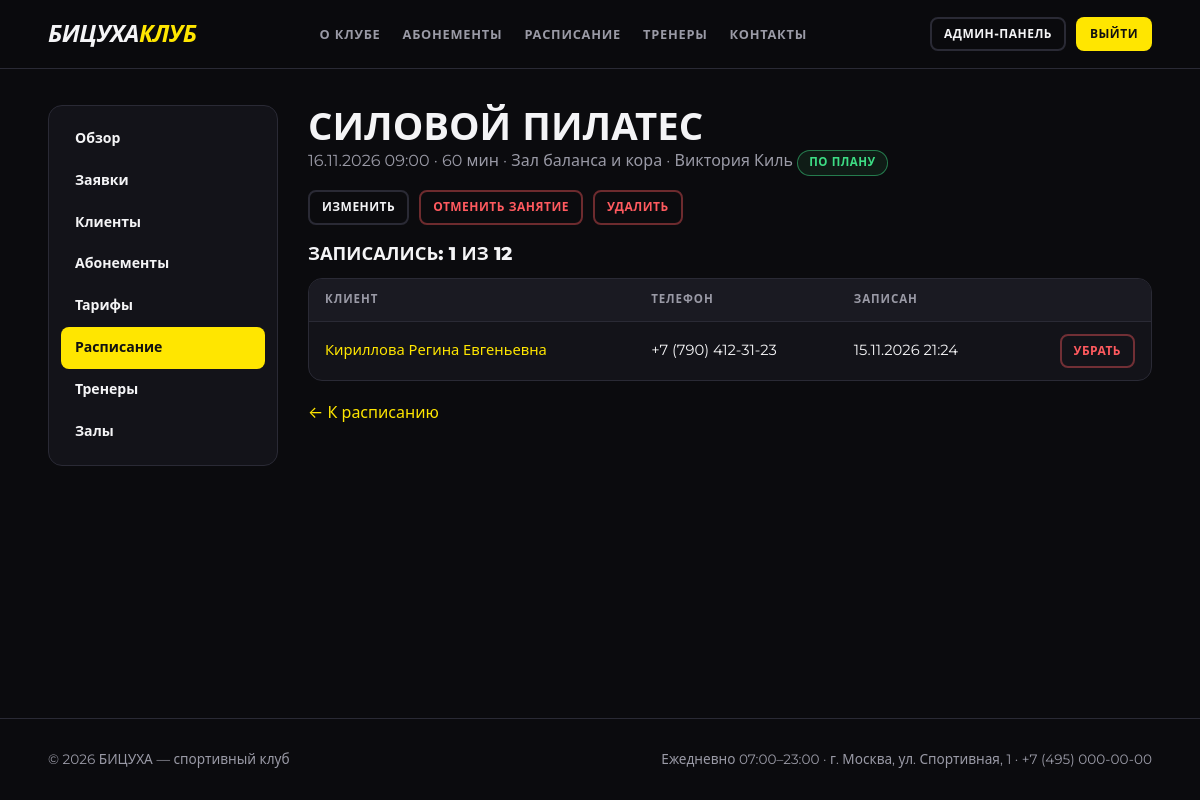
The app's page /admin/classes/1 (signed in) with its own data.
### tables this page shows
CREATE TABLE classes (
    id           INTEGER PRIMARY KEY AUTOINCREMENT,
    title        TEXT    NOT NULL,
    trainer_id   INTEGER NOT NULL REFERENCES employees(id) ON DELETE RESTRICT,
    hall_id      INTEGER NOT NULL REFERENCES halls(id)     ON DELETE RESTRICT,
    starts_at    TEXT    NOT NULL,             -- 'YYYY-MM-DD HH:MM'
    duration_min INTEGER NOT NULL DEFAULT 60 CHECK (duration_min > 0),
    max_places   INTEGER NOT NULL CHECK (max_places > 0),
    status       TEXT    NOT NULL DEFAULT 'planned' CHECK (status IN ('planned','cancelled'))
);

CREATE TABLE halls (
    id          INTEGER PRIMARY KEY AUTOINCREMENT,
    name        TEXT    NOT NULL UNIQUE,
    description TEXT,
    capacity    INTEGER NOT NULL CHECK (capacity > 0)
);

CREATE TABLE employees (
    id             INTEGER PRIMARY KEY AUTOINCREMENT,
    user_id        INTEGER NOT NULL UNIQUE REFERENCES users(id) ON DELETE CASCADE,
    full_name      TEXT    NOT NULL,
    phone          TEXT    NOT NULL,
    position       TEXT    NOT NULL CHECK (position IN ('admin','trainer')),
    specialization TEXT,          -- заполняется только у тренеров
    description    TEXT,
    CHECK (position = 'trainer' OR specialization IS NULL)
);

CREATE TABLE bookings (
    id         INTEGER PRIMARY KEY AUTOINCREMENT,
    class_id   INTEGER NOT NULL REFERENCES classes(id) ON DELETE CASCADE,
    client_id  INTEGER NOT NULL REFERENCES clients(id) ON DELETE CASCADE,
    status     TEXT    NOT NULL DEFAULT 'booked' CHECK (status IN ('booked','cancelled')),
    created_at TEXT    NOT NULL DEFAULT (datetime('now','localtime')),
    UNIQUE (class_id, client_id)
);

CREATE TABLE clients (
    id                INTEGER PRIMARY KEY AUTOINCREMENT,
    user_id           INTEGER NOT NULL UNIQUE REFERENCES users(id) ON DELETE CASCADE,
    full_name         TEXT    NOT NULL,
    phone             TEXT    NOT NULL UNIQUE,
    registration_date TEXT    NOT NULL DEFAULT (date('now','localtime'))
);

### admin.py (the view)
@bp.route("/classes/<int:class_id>")
def class_detail(class_id):
    cls = q_one(logic.CLASS_SELECT + "WHERE c.id=?", (class_id,))
    if cls is None:
        abort(404)
    attendees = q_all(
        "SELECT b.id AS booking_id, cl.id AS client_id, cl.full_name, cl.phone, b.created_at "
        "FROM bookings b JOIN clients cl ON cl.id=b.client_id "
        "WHERE b.class_id=? AND b.status='booked' ORDER BY b.created_at", (class_id,))
    return render_template("admin/class_detail.html", c=cls, attendees=attendees)

### admin.py (called while the page is built)
@bp.before_request
@role_required("admin")
def _only_admin():
    return None

@bp.context_processor
def _badges():
    return dict(
        badge_apps=q_val("SELECT COUNT(*) FROM applications WHERE status='new'"),
        badge_pay=q_val("SELECT COUNT(*) FROM subscriptions s JOIN payments p ON p.subscription_id=s.id "
                        "WHERE s.status='pending' AND p.status='pending'"))

### app.py (called while the page is built)
@app.template_filter("dt_ru")
def dt_ru(value):
    if not value:
        return "—"
    return datetime.strptime(value[:16], "%Y-%m-%d %H:%M").strftime("%d.%m.%Y %H:%M")

@app.template_filter("phone")
def phone_fmt(value):
    v = value or ""
    if len(v) == 11:
        return f"+7 ({v[1:4]}) {v[4:7]}-{v[7:9]}-{v[9:]}"
    return v

@app.context_processor
def inject_globals():
    return dict(csrf_token=csrf_token, CLUB_NAME=CLUB_NAME, SUB_STATUS=SUB_STATUS,
                PAY_STATUS=PAY_STATUS, PAY_METHOD=PAY_METHOD, ROLE_NAME=ROLE_NAME,
                today_iso=date.today().isoformat())

@app.before_request
def before_request():
    logic.refresh_statuses()
    load_user()
    check_csrf()

@app.after_request
def security_headers(resp):
    resp.headers.setdefault("X-Content-Type-Options", "nosniff")
    resp.headers.setdefault("X-Frame-Options", "DENY")
    resp.headers.setdefault("Referrer-Policy", "same-origin")
    return resp

### auth.py (called while the page is built)
def load_user():
    g.user = None
    uid = session.get("uid")
    if not uid:
        return
    user = q_one(
        "SELECT u.id, u.email, u.role, u.is_active, "
        "       COALESCE(c.full_name, e.full_name) AS name, "
        "       c.id AS client_id, e.id AS employee_id "
        "FROM users u "
        "LEFT JOIN clients c ON c.user_id = u.id "
        "LEFT JOIN employees e ON e.user_id = u.id "
        "WHERE u.id = ?", (uid,))
    if user and user["is_active"]:
        g.user = user
    else:
        session.clear()

def role_required(*roles):
    def decorator(view):
        @wraps(view)
        def wrapper(*args, **kwargs):
            if g.user is None:
                flash("Войдите в аккаунт, чтобы продолжить.", "error")
                nxt = request.path if request.method == "GET" else None
                return redirect(url_for("login", next=nxt))
            if roles and g.user["role"] not in roles:
                abort(403)
            return view(*args, **kwargs)
        return wrapper
    return decorator

### db.py (called while the page is built)
def get_db():
    if "db" not in g:
        g.db = _connect()
    return g.db

### logic.py (called while the page is built)
def today():
    return date.today()

### templates/admin/class_detail.html
{% extends 'admin/base.html' %}
{% block admin %}
<div class="toolbar">
  <div><h1 class="page-title" style="margin:0">{{ c.title }}</h1>
    <p class="muted">{{ c.starts_at|dt_ru }} · {{ c.duration_min }} мин · {{ c.hall_name }} · {{ c.trainer_name }}
      <span class="pill pill-{{ c.status }}">{{ 'По плану' if c.status == 'planned' else 'Отменено' }}</span></p></div>
  <div style="display:flex;gap:10px;flex-wrap:wrap">
    <a class="btn btn-ghost btn-sm" href="{{ url_for('admin.class_edit', class_id=c.id) }}">Изменить</a>
    {% if c.status == 'planned' %}<form method="post" action="{{ url_for('admin.class_cancel', class_id=c.id) }}" data-confirm="Отменить занятие? Все записи клиентов тоже будут отменены.">
      <input type="hidden" name="_csrf" value="{{ csrf_token() }}"><button class="btn btn-danger btn-sm">Отменить занятие</button></form>{% endif %}
    <form method="post" action="{{ url_for('admin.class_delete', class_id=c.id) }}" data-confirm="Удалить занятие?">
      <input type="hidden" name="_csrf" value="{{ csrf_token() }}"><button class="btn btn-danger btn-sm">Удалить</button></form>
  </div>
</div>
<h3 class="section-title" style="margin-top:0">Записались: {{ attendees|length }} из {{ c.max_places }}</h3>
<div class="table-wrap"><table>
  <thead><tr><th>Клиент</th><th>Телефон</th><th>Записан</th><th></th></tr></thead><tbody>
  {% for a in attendees %}
    <tr><td><a href="{{ url_for('admin.client_detail', client_id=a.client_id) }}">{{ a.full_name }}</a></td><td>{{ a.phone|phone }}</td><td>{{ a.created_at|dt_ru }}</td>
      <td class="actions"><form method="post" action="{{ url_for('admin.booking_cancel', booking_id=a.booking_id) }}" data-confirm="Отменить запись клиента?">
        <input type="hidden" name="_csrf" value="{{ csrf_token() }}"><button class="btn btn-danger btn-sm">Убрать</button></form></td></tr>
  {% else %}<tr><td colspan="4" class="empty">Пока никто не записан.</td></tr>{% endfor %}
</tbody></table></div>
<p style="margin-top:20px"><a href="{{ url_for('admin.classes') }}">← К расписанию</a></p>
{% endblock %}

### static/css/style.css (style rules this page uses)
:root { --bg: #0b0b0e; --surface: #131319; --surface-2: #1a1a22; --line: #2a2a35; --accent: #ffe600; --accent-ink: #111; --text: #f4f4f6; --muted: #9a9aa6; --ok: #3ddc84; --warn: #ffb020; --err: #ff5a5f; --radius: 14px; }
* { box-sizing: border-box; margin: 0; padding: 0; }
html { scroll-behavior: smooth; scroll-padding-top: 80px; }
body { font-family: 'Montserrat', system-ui, -apple-system, 'Segoe UI', Roboto, Arial, sans-serif; background: var(--bg); color: var(--text); line-height: 1.55; min-height: 100vh; display: flex; flex-direction: column; }
a { color: var(--accent); text-decoration: none; }
h1, h2, h3, h4 { line-height: 1.15; font-weight: 800; }
.muted { color: var(--muted); }
.btn { display: inline-block; border: 2px solid transparent; border-radius: 10px; cursor: pointer; padding: 11px 22px; font: inherit; font-weight: 800; font-size: .9rem; text-transform: uppercase; letter-spacing: .04em; transition: transform .1s, background .2s, border-color .2s; text-align: center; }
.btn-ghost { background: transparent; color: var(--text); border-color: var(--line); }
.btn-danger { background: transparent; color: var(--err); border-color: rgba(255,90,95,.4); }
.btn-sm { padding: 6px 12px; font-size: .75rem; border-radius: 8px; }
.table-wrap { overflow-x: auto; border: 1px solid var(--line); border-radius: var(--radius); background: var(--surface); }
table { width: 100%; border-collapse: collapse; font-size: .92rem; }
th, td { padding: 12px 16px; text-align: left; border-bottom: 1px solid var(--line); vertical-align: middle; }
th { background: var(--surface-2); font-size: .72rem; text-transform: uppercase; letter-spacing: .08em; color: var(--muted); white-space: nowrap; }
tr:last-child td { border-bottom: 0; }
td.actions { white-space: nowrap; text-align: right; }
td.actions form, .inline { display: inline; }
.page-title { font-size: clamp(1.7rem, 4vw, 2.4rem); text-transform: uppercase; margin-bottom: 8px; }
.pill { display: inline-block; padding: 3px 11px; border-radius: 20px; font-size: .72rem; font-weight: 800; text-transform: uppercase; letter-spacing: .04em; border: 1px solid; white-space: nowrap; }
.pill-active, .pill-paid, .pill-booked, .pill-processed, .pill-planned { color: var(--ok); border-color: rgba(61,220,132,.5); background: rgba(61,220,132,.08); }
.toolbar { display: flex; justify-content: space-between; align-items: center; gap: 14px; flex-wrap: wrap; margin-bottom: 18px; }
.toolbar form { display: flex; gap: 8px; }
.section-title { font-size: 1.15rem; margin: 30px 0 14px; text-transform: uppercase; }

### records on screen
classes: title "СИЛОВОЙ ПИЛАТЕС", starts_at|dt_ru "16.11.2026 09:00", duration_min "60", status "ПО ПЛАНУ", max_places "12"
halls: hall_name "Зал баланса и кора"
employees: trainer_name "Виктория Киль"
bookings: full_name "Кириллова Регина Евгеньевна", phone "+7 (790) 412-31-23", created_at|dt_ru "15.11.2026 21:24"

### other values on screen
{{ CLUB_NAME }} "БИЦУХА"
{{ attendees|length }} "1"
